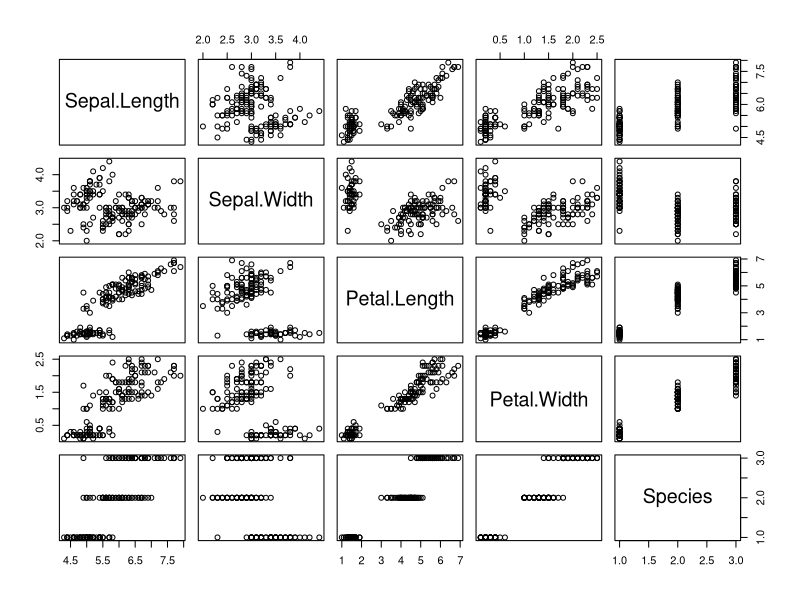
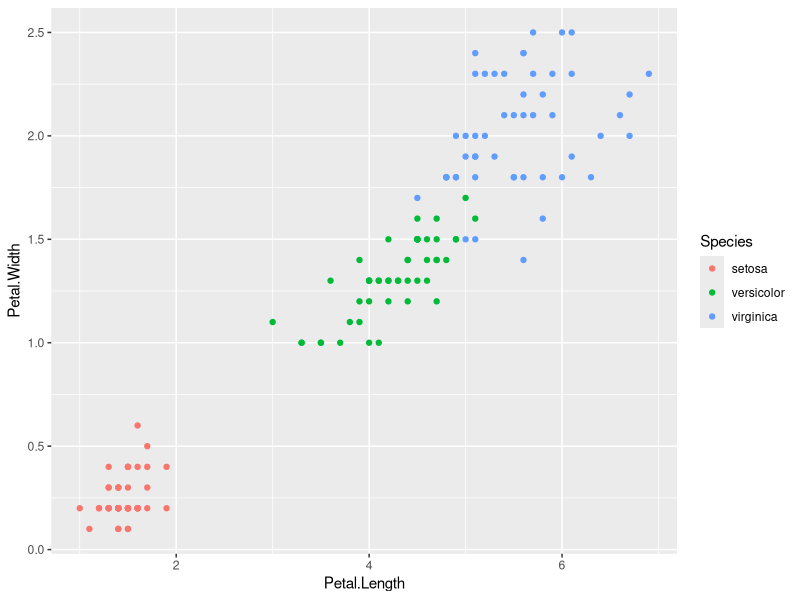
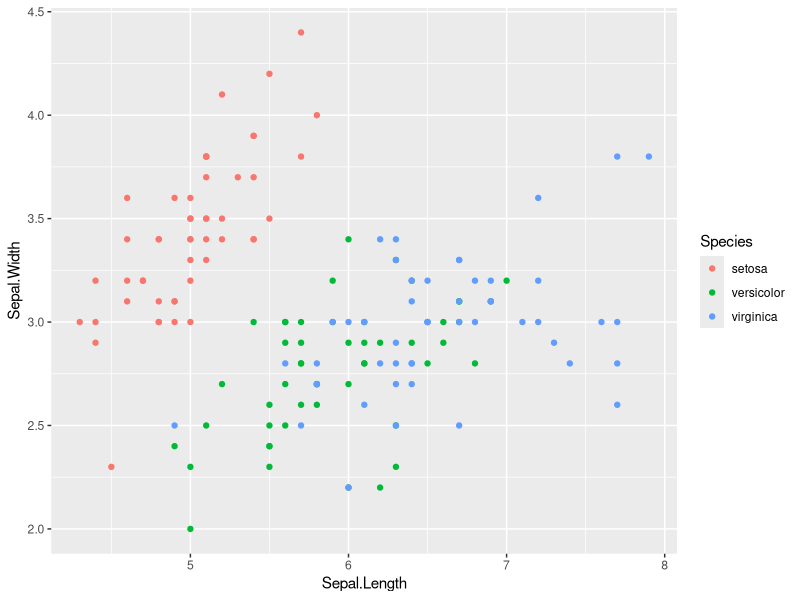

These figures' R source, in order:
## ---- chunk 1
knitr::opts_chunk$set(echo = FALSE)
## ---- chunk 2
pairs(iris)
## ---- chunk 3
library(caret)
library(ggplot2)
## ---- chunk 4
set.seed(344345)
inTrain<- createDataPartition(iris$Species,p=0.75,list=FALSE)
training<- iris[inTrain,]
testing<- iris[-inTrain,]

fit1<- train(Species~.,data=training,method="rf",
             trControl=trainControl(method="repeatedcv",number =10,repeats = 3))
pred<- predict(fit1,testing)
confusionMatrix(pred,testing$Species)
## ---- chunk 5
ggplot(iris,aes(Petal.Length,Petal.Width,color=Species))+geom_point()
## ---- chunk 6
ggplot(iris,aes(Sepal.Length,Sepal.Width,color=Species))+geom_point()
